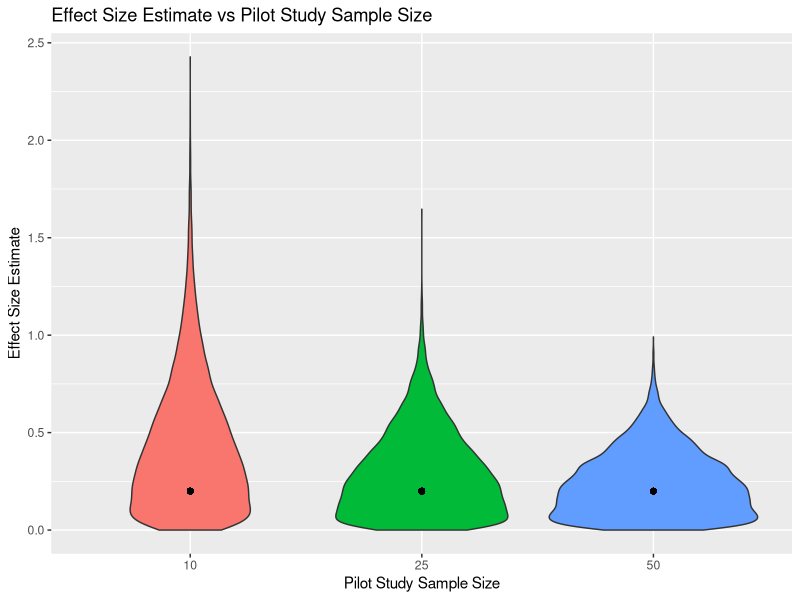
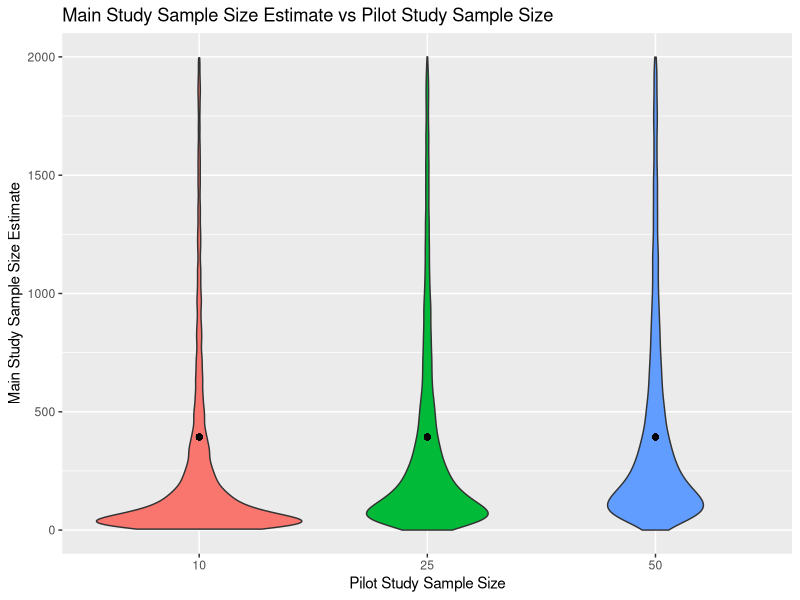

Here is the R script that generated these plots, in order: (Note: this script raises an error after producing the figures.)
## ---- chunk 1
### Section 2.1
library(tidyverse)
library(pwr)
set.seed(1)

## Generate the plots for effect size vs pilot study sample size and main study sample size and pilot study

# this is using 
ES <- 0.0099 # effect size, change to 0.1379 for large
f2 <- ES/(1-ES)
a = sqrt(f2)
muvec = c(-a, a)
K = 2 # number of groups
alpha = 0.05 # sig level
beta = 0.2 # power
R <- 10000 # replications
n = 10 # sample size
effs_10 <- rep(0, R) # effect sizes
ns_10 <- rep(0, R)# sample sizes
for(r in 1:R){
  pilot.data  <- rnorm(n = K*n, mean = rep(muvec,each=n), sd = rep(1,K*n))
  pilot.anova <- as.matrix(anova(aov(pilot.data ~ rep(as.factor(1:K),each=n))))
  SSb <- pilot.anova[1,2]
  SSt <- pilot.anova[1,2] + pilot.anova[2,2]
  eta2 <- SSb/SSt
  effs_10[r] <- 2*sqrt(eta2/(1-eta2))
  temp <- try(pwr.t.test(d = 2 * sqrt(eta2/(1-eta2)), sig.level = alpha, power = 1-beta)$n, silent = TRUE)
  if ('try-error' %in% class(temp)) ns_10[r] <- NA
  else ns_10[r] <- ceiling(temp)
}


n = 25
effs_25 <- rep(0, R) # effect sizes
ns_25 <- rep(0, R)# sample sizes
for(r in 1:R){
  pilot.data  <- rnorm(n = K*n, mean = rep(muvec,each=n), sd = rep(1,K*n))
  pilot.anova <- as.matrix(anova(aov(pilot.data ~ rep(as.factor(1:K),each=n))))
  SSb <- pilot.anova[1,2]
  SSt <- pilot.anova[1,2] + pilot.anova[2,2]
  eta2 <- SSb/SSt
  effs_25[r] <- 2*sqrt(eta2/(1-eta2))
  temp <- try(pwr.t.test(d = 2 * sqrt(eta2/(1-eta2)), sig.level = alpha, power = 1-beta)$n, silent = TRUE)
  if ('try-error' %in% class(temp)) ns_10[r] <- NA
  else ns_25[r] <- ceiling(temp)
}

n = 50
effs_50 <- rep(0, R) # effect sizes
ns_50 <- rep(0, R)# sample sizes
for(r in 1:R){
  pilot.data  <- rnorm(n = K*n, mean = rep(muvec,each=n), sd = rep(1,K*n))
  pilot.anova <- as.matrix(anova(aov(pilot.data ~ rep(as.factor(1:K),each=n))))
  SSb <- pilot.anova[1,2]
  SSt <- pilot.anova[1,2] + pilot.anova[2,2]
  eta2 <- SSb/SSt
  effs_50[r] <- 2*sqrt(eta2/(1-eta2))
  temp <- try(pwr.t.test(d = 2 * sqrt(eta2/(1-eta2)), sig.level = alpha, power = 1-beta)$n, silent = TRUE)
  if ('try-error' %in% class(temp)) ns_10[r] <- NA
  else ns_50[r] <- ceiling(temp)
}

effs <- data.frame(cbind(effs_10, effs_25, effs_50))
effs %>% pivot_longer(1:3) %>% ggplot(aes(x = name, y = value, fill = name)) + geom_violin() + xlab("Pilot Study Sample Size") + 
  ylab("Effect Size Estimate") + ggtitle("Effect Size Estimate vs Pilot Study Sample Size") + scale_x_discrete(labels = c("10", "25", "50")) + 
  geom_point(aes(x = 1, y = 0.2)) + geom_point(aes(x = 2, y = 0.2)) + geom_point(aes(x = 3, y = 0.2)) + 
  theme(legend.position = "none")

ns <- data.frame(cbind(ns_10, ns_25, ns_50))
n_needed <- pwr.t.test(d=0.2, sig.level=0.05, power=0.8)$n
ns %>% pivot_longer(1:3) %>% filter(value <= 2000) %>% 
  ggplot(aes(x = name, y = value, fill = name)) + geom_violin() + xlab("Pilot Study Sample Size") + 
  ylab("Main Study Sample Size Estimate") + ggtitle("Main Study Sample Size Estimate vs Pilot Study Sample Size") + scale_x_discrete(labels = c("10", "25", "50")) + 
  geom_point(aes(x = 1, y = n_needed)) + geom_point(aes(x = 2, y = n_needed)) + geom_point(aes(x = 3, y = n_needed)) + 
  theme(legend.position = "none")


## ---- chunk 2
### Section 2.2
library(tidyverse)
library(pwr)
set.seed(1)

#log normal section 2
d <- 0.2
muvec <- c(0, d)

pooled_variance <- function(data){
  n <- nrow(data) / 2
  ((n-1) * var(data$effect[data$condition==1]) + (n-1) * var(data$effect[data$condition==2])) / (2*n - 2)
}
cRoot <- function(x) exp(1/3 * log(x))

# skewness 1
const = -1 + 1/3*cRoot(81/2-27*sqrt(5)/2) + cRoot(1/2*(3+sqrt(5))) 
# skewness 0.5
#const = (-2 + cRoot(9-sqrt(17)) + cRoot(9+sqrt(17)))/2

const_mean = sqrt(1/(const-1))
const_var = 1

mu_param = log(const_mean^2/sqrt(const_mean^2+const_var))
sd_param = sqrt(log(1+const_var/const_mean^2))

R <- 10000 # replications
n = 10 # sample size
ns_10 <- rep(0, R)# sample sizes
effs_10 <- rep(0, R)
for(r in 1:R){
  test  <- data.frame("condition" = rep(as.factor(1:2), each=n), 
                          "effect" = vec_interleave(rlnorm(n, mu_param, sd_param),
                                       rlnorm(n, mu_param, sd_param) + d))
  pilot.anova <- as.matrix(anova(aov(effect ~ condition, data=test)))
  SSb <- pilot.anova[1,2]
  SSt <- pilot.anova[1,2] + pilot.anova[2,2]
  eta2 <- SSb/SSt
  effest <- 2*sqrt(eta2/(1-eta2))
  effs_10[r] <- effest
  ns_10[r] <- 2*(qlnorm(0.975, mu_param,sd_param) + qlnorm(0.8, mu_param, sd_param))^2 * pooled_variance(test)/ effest^2
}

n = 25
ns_25 <- rep(0, R)# sample sizes
effs_25 <- rep(0, R)
for(r in 1:R){
  test  <- data.frame("condition" = rep(as.factor(1:2), each=n), 
                          "effect" = vec_interleave(rlnorm(n, mu_param, sd_param),
                                       rlnorm(n, mu_param, sd_param) + d))
  pilot.anova <- as.matrix(anova(aov(effect ~ condition, data=test)))
  SSb <- pilot.anova[1,2]
  SSt <- pilot.anova[1,2] + pilot.anova[2,2]
  eta2 <- SSb/SSt
  effest <- 2*sqrt(eta2/(1-eta2))
  effs_25[r] <- effest
  ns_25[r] <- 2*(qlnorm(0.975, mu_param,sd_param) + qlnorm(0.8, mu_param, sd_param))^2 * pooled_variance(test)/ effest^2
}

n = 50
ns_50 <- rep(0, R)# sample sizes
effs_50 <- rep(0, R)
for(r in 1:R){
  test  <- data.frame("condition" = rep(as.factor(1:2), each=n), 
                          "effect" = vec_interleave(rlnorm(n, mu_param, sd_param),
                                       rlnorm(n, mu_param, sd_param) + d))
  pilot.anova <- as.matrix(anova(aov(effect ~ condition, data=test)))
  SSb <- pilot.anova[1,2]
  SSt <- pilot.anova[1,2] + pilot.anova[2,2]
  eta2 <- SSb/SSt
  effest <- 2*sqrt(eta2/(1-eta2))
  effs_50[r] <- effest
  ns_50[r] <- 2*(qlnorm(0.975, mu_param,sd_param) + qlnorm(0.8, mu_param, sd_param))^2 * pooled_variance(test)/ effest^2
}

effs <- data.frame(cbind(effs_10, effs_25, effs_50))
effs %>% pivot_longer(1:3)  %>% 
  ggplot(aes(x = name, y = value, fill = name)) + geom_violin() + xlab("Pilot Study Sample Size") + 
  ylab("Effect Size Estimate") + ggtitle("Effect Size Estimate vs Pilot Study Sample Size") + scale_x_discrete(labels = c("10", "25", "50")) + 
  geom_point(aes(x = 1, y = d)) + geom_point(aes(x = 2, y = d)) + geom_point(aes(x = 3, y = d)) + 
  theme(legend.position = "none")


ns <- data.frame(cbind(ns_10, ns_25, ns_50))
n_needed <- 2*(qlnorm(0.975, mu_param,sd_param) + qlnorm(0.8, mu_param, sd_param))^2 / d^2
ns %>% pivot_longer(1:3) %>% filter(value <= 10000) %>% 
  ggplot(aes(x = name, y = value, fill = name)) + geom_violin() + xlab("Pilot Study Sample Size") + 
  ylab("Main Study Sample Size Estimate") + ggtitle("Main Study Sample Size Estimate vs Pilot Study Sample Size") + scale_x_discrete(labels = c("10", "25", "50")) + 
  geom_point(aes(x = 1, y = n_needed)) + geom_point(aes(x = 2, y = n_needed)) + geom_point(aes(x = 3, y = n_needed)) + 
  theme(legend.position = "none")
## ---- chunk 3
### Section 3.1
set.seed(1)
# plotting COS
#ES = 0.0099 # small effect size
#ES = 0.0588 # medium effect size
ES = 0.1379 # large
f <- sqrt(ES/(1-ES)) # Cohen's f
muvec <- c(-f, f)
B <- 10 # number of bootstrap

n <- 500 # sample size per group
samps <- 10:n

pilot.data  <- data.frame("condition" = rep(as.factor(1:2), length.out= 2*n), 
                          "effect" = rnorm(n = 2*n, mean = rep(muvec, length.out=2*n), sd = 1))

# for a single sample
estimates <- sapply(3:n, function(x) {
  #pilot.anova <- as.matrix(anova(aov(effect ~ ., data=pilot.data[1:x,])))
  #SSb <- pilot.anova[1,2]
  #SSt <- pilot.anova[1,2] + pilot.anova[2,2]
  #SSb/SSt #Estimate of effect size (eta2)
  
  test = pilot.data[1:(2*x), ]
  mu1 = mean(test$effect[test$condition==1])
  mu2 = mean(test$effect[test$condition==2])
  var1 = var(test$effect[test$condition==1])
  var2 = var(test$effect[test$condition==2])
  (mu2 - mu1)/sqrt(((x-1)*var1 + (x-1)*var2)/(2*x-2))
})
plot(estimates, type="l", ylim=c(-0.2, 1.8), xlab="Sample Size", ylab=bquote(d), lwd=3)
abline(h = sqrt(f))
abline(h = c(sqrt(f)-0.1, sqrt(f)+0.1), lty = 2)

for(i in 1:B) {
  #draw the bootstrap sample
  bootstrap <- sample_n(pilot.data, 2 * n, replace=TRUE)
  estimates_bootstrap <- sapply(samps, function(x) {
    test = bootstrap[1:(2*x), ]
    mu1 = mean(test$effect[test$condition==1])
    mu2 = mean(test$effect[test$condition==2])
    var1 = var(test$effect[test$condition==1])
    var2 = var(test$effect[test$condition==2])
    (mu2 - mu1)/sqrt(((x-1)*var1 + (x-1)*var2)/(2*x-2))
  })
  points(10:n, estimates_bootstrap, type="l", col=rgb(0,0,0,0.5))
}


## tables
set.seed(1)
findPOS <- function(n, estimates, ES, width) {
	COS <- ES + c(-1, 1) * width
	breaks <- which(estimates < COS[1] | estimates > COS[2])
	if (is.infinite(max(breaks))) {
		n.stable <- min(n)	# no break: POS = minimal sample size
	} else {
			BREAK <- max(breaks)	# get first break (seen from the tail)
		if (is.na(BREAK)) {
			n.stable <- min(n)	# no break? POS = minimal sample size
		} else {
			n.stable <- n[BREAK]
		}
	}
	return(data.frame(POS=n.stable, w=width))
}


## just need to change d
set.seed(1)
d = 0.8 # small effect size, change for other effect sizes
muvec <- c(0, d)
B <- 10000 # number of bootstrap

n <- 1000 # sample size per group
samps <- 10:n

pilot.data  <- data.frame("condition" = rep(as.factor(1:2), length.out= 2*100000), 
                          "effect" = rnorm(n = 2*100000, mean = rep(muvec, length.out=2*100000), sd = 1))

POS <- sapply(1:B, function(y) {
  #draw the bootstrap sample
  bootstrap <- sample_n(pilot.data, 2 * n, replace=TRUE)
  estimates <- sapply(samps, function(x) {
    test = bootstrap[1:(2*x), ]
    mu1 = mean(test$effect[test$condition==1])
    mu2 = mean(test$effect[test$condition==2])
    var1 = var(test$effect[test$condition==1])
    var2 = var(test$effect[test$condition==2])
    (mu2 - mu1)/sqrt(((x-1)*var1 + (x-1)*var2)/(2*x-2))
  })
  c(findPOS(samps, estimates, d, 0.1)$POS,
    findPOS(samps, estimates, d, 0.15)$POS)
})
quantile(POS[1,],0.8)
quantile(POS[2,],0.8)
quantile(POS[1,],0.9)
quantile(POS[2,],0.9)
quantile(POS[1,],0.95)
quantile(POS[2,],0.95)
## ---- chunk 4
### Section 3.1.1
set.seed(1)
library(tidyverse)
library(vctrs)

findPOS <- function(n, estimates, ES, width) {
	COS <- ES + c(-1, 1) * width
	breaks <- which(estimates < COS[1] | estimates > COS[2])
	if (is.infinite(max(breaks))) {
		n.stable <- min(n)	# no break: POS = minimal sample size
	} else {
			BREAK <- max(breaks)	# get first break (seen from the tail)
		if (is.na(BREAK)) {
			n.stable <- min(n)	# no break? POS = minimal sample size
		} else {
			n.stable <- n[BREAK]
		}
	}
	return(data.frame(POS=n.stable, w=width))
}

# plotting COS
d <- 0.2 # change to 0.5, 0.8 for the other effect sizes
muvec <- c(0, d)
B <- 10000 # number of bootstrap

cRoot <- function(x) exp(1/3 * log(x))

## Constants for lognormal to generate skewness 1 and 0.5, rough math for this is in the mathForLognormal in the overleaf
# skewness 1
#const = -1 + 1/3*cRoot(81/2-27*sqrt(5)/2) + cRoot(1/2*(3+sqrt(5))) 
# skewness 0.5
const = (-2 + cRoot(9-sqrt(17)) + cRoot(9+sqrt(17)))/2

const_mean = sqrt(1/(const-1))
const_var = 1

mu_param = log(const_mean^2/sqrt(const_mean^2+const_var))
sd_param = sqrt(log(1+const_var/const_mean^2))


n <- 1000 # sample size per group
samps <- 10:n

pilot.data  <- data.frame("condition" = rep(as.factor(1:2), times= 1000000), 
                          "effect" = vec_interleave(rlnorm(1000000, mu_param, sd_param),
                                       rlnorm(1000000, mu_param, sd_param) + d))

POS <- sapply(1:B, function(y) {
  #draw the bootstrap sample
  bootstrap <- sample_n(pilot.data, 2 * n, replace=TRUE)
  estimates <- sapply(samps, function(x) {
    test = bootstrap[1:(2*x), ]
    mu1 = mean(test$effect[test$condition==1])
    mu2 = mean(test$effect[test$condition==2])
    var1 = var(test$effect[test$condition==1])
    var2 = var(test$effect[test$condition==2])
    (mu2 - mu1)/sqrt(((x-1)*var1 + (x-1)*var2)/(2*x-2))
  })
  c(findPOS(samps, estimates, d, 0.1)$POS,
    findPOS(samps, estimates, d, 0.15)$POS)
})
quantile(POS[1,],0.8)
quantile(POS[2,],0.8)
quantile(POS[1,],0.9)
quantile(POS[2,],0.9)
quantile(POS[1,],0.95)
quantile(POS[2,],0.95)
## ---- chunk 5
### Section 3.2.1
library(tidyverse)
set.seed(1)
#ES = 0.0099 # small effect size
#ES = 0.0588 # medium effect size
ES = 0.1379 # large
n <- 10 # sample size per group
l = 0.3 # length of credible interval

f <- sqrt(ES/(1-ES)) # Cohen's f
muvec <- c(-f, f)
B1 <- 5000 # number of bootstrap
B2 <- 1000

pooled_variance <- function(data){
  n <- nrow(data) / 2
  ((n-1) * var(data[,2][data[,1]==1]) + (n-1) * var(data[,2][data[,1]==2])) / (2*n - 2)
}

n_10 <- sapply(1:B2, function(y){
  pilot.data  <- data.frame("condition" = rep(as.factor(1:2), length.out= 2*n), 
                            "effect" = rnorm(n = 2*n, mean = rep(muvec, length.out=2*n), sd = 1))
  
  var_est = pooled_variance(pilot.data)
  var_ests <- sapply(1:B1, function(x){
    samp <- sample(1:(2*n), 2*n, TRUE)
    sample <- pilot.data[samp,]
    pooled_variance(sample)
  })
  var_var_est <- var(var_ests)
  
  v = var_est^2 / var_var_est
  beta = sqrt(v/var_var_est)
  
  A = v * l^2 / 4
  B = v * l^2 * n/ 4 - 2 * beta * qt(0.975, 2*v)
  C = n^2/4 * v * l^2 / 4 - beta * qt(0.975, 2*v) * n
  ceiling((-B + sqrt(B^2 - 4 * A* C))/(2*A))
})

n <- 25
n_25 <- sapply(1:B2, function(y){
  pilot.data  <- data.frame("condition" = rep(as.factor(1:2), length.out= 2*n), 
                            "effect" = rnorm(n = 2*n, mean = rep(muvec, length.out=2*n), sd = 1))
  
  var_est = pooled_variance(pilot.data)
  var_ests <- sapply(1:B1, function(x){
    samp <- sample(1:(2*n), 2*n, TRUE)
    sample <- pilot.data[samp,]
    pooled_variance(sample)
  })
  var_var_est <- var(var_ests)
  
  v = var_est^2 / var_var_est
  beta = sqrt(v/var_var_est)
  
  A = v * l^2 / 4
  B = v * l^2 * n/ 4 -2 * beta * qt(0.975, 2*v)
  C = n^2/4 * v * l^2 / 4 - beta * qt(0.975, 2*v) * n
   ceiling((-B + sqrt(B^2 - 4 * A* C))/(2*A))
})


n <- 50 
n_50 <- sapply(1:B2, function(y){
  pilot.data  <- data.frame("condition" = rep(as.factor(1:2), length.out= 2*n), 
                            "effect" = rnorm(n = 2*n, mean = rep(muvec, length.out=2*n), sd = 1))
  
  var_est = pooled_variance(pilot.data)
  var_ests <- sapply(1:B1, function(x){
    samp <- sample(1:(2*n), 2*n, TRUE)
    sample <- pilot.data[samp,]
    pooled_variance(sample)
  })
  var_var_est <- var(var_ests)
  
  v = var_est^2 / var_var_est
  beta = sqrt(v/var_var_est)
  
  A = v * l^2 / 4
  B = v * l^2 * n/ 4 -2 * beta * qt(0.975, 2*v)
  C = n^2/4 * v * l^2 / 4 - beta * qt(0.975, 2*v) * n
  ceiling((-B + sqrt(B^2 - 4 * A* C))/(2*A))
})

ns <- data.frame(cbind(n_10, n_25, n_50))
ns %>% pivot_longer(1:3)  %>% 
  ggplot(aes(x = name, y = value, fill = name)) + geom_violin() + xlab("Pilot Study Sample Size") + 
  ylab("Main Study Sample Size Estimate") + ggtitle("Main Study Sample Size Estimate vs Pilot StudySample Size (large effect)") + scale_x_discrete(labels = c("10", "25", "50")) +
  theme(legend.position = "none")
## ---- chunk 6
### Section 3.2.2
library(tidyverse)
set.seed(1)
#ES = 0.0099 # small effect size
#ES = 0.0588 # medium effect size
ES = 0.1379 # large
l = 0.3 # length of credible interval

f <- sqrt(ES/(1-ES)) # Cohen's f
muvec <- c(-f, f)
B1 <- 5000 # number of bootstrap
B2 <- 500

pooled_variance <- function(data){
  n <- nrow(data) / 2
  if(all(data$condition==1) || all(data$condition==2)) {
    return(var(data$effect))
  }
  if(is.na(var(data$effect[data$condition==1]))) {
    return(var(data$effect[data$condition==2]))
  }
  if(is.na(var(data$effect[data$condition==2]))) {
    return(var(data$effect[data$condition==1]))
  }
  return(((n-1) * var(data$effect[data$condition==1]) + (n-1) * var(data$effect[data$condition==2])) / (2*n - 2))
}

# function we need to minimize n over, function needs to return <= l
to_min <- function(beta, v, n, n0, alpha = 0.05) {
  2 * qt(1-alpha/2, 2*n + 2 * v) * sqrt(2 * beta * (2*n+2*n0)/((2*n+2*v)*(n+n0)*(n+n0))) * 
    gamma((2*n+2*v)/2)*gamma((2*v-1)/2)/ gamma(v) / gamma((2*n+2*v-1)/2)
}

bisect <- function(beta, v, n0, iter = 1000, tol=1e-7){
  a = 1
  b = 800
  while(is.infinite(to_min(beta, v, b, n0)) || is.nan(to_min(beta, v, b, n0))) b <- b - 1
  
  for(i in 1:iter){
    c <- (a+b)/2
    if(to_min(beta, v, b, n0) == l || ((b-a)/2) < tol) return(c)
    ifelse(sign(to_min(beta,v,c,n0)-l) == sign(to_min(beta,v,a,n0)-l), 
           a <- c, 
           b <- c)
  }
}

n <- 10 # sample size per group
n_10 <- sapply(1:B2, function(y){
  pilot.data  <- data.frame("condition" = rep(as.factor(1:2), length.out= 2*n), 
                            "effect" = rnorm(n = 2*n, mean = rep(muvec, length.out=2*n), sd = 1))
  
  var_est = pooled_variance(pilot.data)
  var_ests <- sapply(1:B1, function(x){
    samp <- sample(1:(2*n), 2*n, TRUE)
    sample <- pilot.data[samp,]
    pooled_variance(sample)
  })
  var_var_est <- var(var_ests)
  
  v = var_est^2 / var_var_est
  beta = sqrt(v/var_var_est)
  
  ceiling(bisect(beta, v, n))
})

n <- 25 # sample size per group
n_25 <- sapply(1:B2, function(y){
  pilot.data  <- data.frame("condition" = rep(as.factor(1:2), length.out= 2*n), 
                            "effect" = rnorm(n = 2*n, mean = rep(muvec, length.out=2*n), sd = 1))
  
  var_est = pooled_variance(pilot.data)
  var_ests <- sapply(1:B1, function(x){
    samp <- sample(1:(2*n), 2*n, TRUE)
    sample <- pilot.data[samp,]
    pooled_variance(sample)
  })
  var_var_est <- var(var_ests)
  
  v = var_est^2 / var_var_est
  beta = sqrt(v/var_var_est)
  
  ceiling(bisect(beta, v, n))
})

n <- 50 # sample size per group
n_50 <- sapply(1:B2, function(y){
  pilot.data  <- data.frame("condition" = rep(as.factor(1:2), length.out= 2*n), 
                            "effect" = rnorm(n = 2*n, mean = rep(muvec, length.out=2*n), sd = 1))
  
  var_est = pooled_variance(pilot.data)
  var_ests <- sapply(1:B1, function(x){
    samp <- sample(1:(2*n), 2*n, TRUE)
    sample <- pilot.data[samp,]
    pooled_variance(sample)
  })
  var_var_est <- var(var_ests)
  
  v = var_est^2 / var_var_est
  beta = sqrt(v/var_var_est)
  
  ceiling(bisect(beta, v, n))
})

ns <- data.frame(cbind(n_10, n_25, n_50))
ns %>% pivot_longer(1:3)  %>% 
  ggplot(aes(x = name, y = value, fill = name)) + geom_violin() + xlab("Sample Size") + 
  ylab("Sample Size Estimate") + ggtitle("Sample Size Estimate vs Pilot Sample Size (small effect)") + scale_x_discrete(labels = c("10", "25", "50")) +
  theme(legend.position = "none")
## ---- chunk 7
### Section 3.2.3
#log normal ACC
library(tidyverse)
library(vctrs)

d <- 0.8
l = 0.3
B1 <- 5000 # number of bootstrap
B2 <- 500

#skewness 1
const = -1 + 1/3*cRoot(81/2-27*sqrt(5)/2) + cRoot(1/2*(3+sqrt(5))) 
# skewness 0.5
#const = (-2 + cRoot(9-sqrt(17)) + cRoot(9+sqrt(17)))/2

const_mean = sqrt(1/(const-1))
const_var = 1

mu_param = log(const_mean^2/sqrt(const_mean^2+const_var))
sd_param = sqrt(log(1+const_var/const_mean^2))


n <- 10 # sample size per group
n_10 <- sapply(1:B2, function(y){
  pilot.data  <- data.frame("condition" = rep(as.factor(1:2), each=n), 
                          "effect" = vec_interleave(rlnorm(n, mu_param, sd_param),
                                       rlnorm(n, mu_param, sd_param) + d))
  
  var_est = pooled_variance(pilot.data)
  var_ests <- sapply(1:B1, function(x){
    samp <- sample(1:(2*n), 2*n, TRUE)
    sample <- pilot.data[samp,]
    pooled_variance(sample)
  })
  var_var_est <- var(var_ests)
  
  v = var_est^2 / var_var_est
  beta = sqrt(v/var_var_est)
  
  # comparing bayesian average coverage criterion
  A = v * l^2 / 4
  B = v * l^2 * n/ 4 -2 * beta * qt(0.975, 2*v)
  C = n^2/4 * v * l^2 / 4 - beta * qt(0.975, 2*v) * n
  ceiling((-B + sqrt(B^2 - 4 * A* C))/(2*A))
})

n <- 25
n_25 <- sapply(1:B2, function(y){
  pilot.data  <-  data.frame("condition" = rep(as.factor(1:2), each=n), 
                          "effect" = vec_interleave(rlnorm(n, mu_param, sd_param),
                                       rlnorm(n, mu_param, sd_param) + d))
  
  var_est = pooled_variance(pilot.data)
  var_ests <- sapply(1:B1, function(x){
    samp <- sample(1:(2*n), 2*n, TRUE)
    sample <- pilot.data[samp,]
    pooled_variance(sample)
  })
  var_var_est <- var(var_ests)
  
  v = var_est^2 / var_var_est
  beta = sqrt(v/var_var_est)
  
  # comparing bayesian average coverage criterion
  A = v * l^2 / 4
  B = v * l^2 * n/ 4 -2 * beta * qt(0.975, 2*v)
  C = n^2/4 * v * l^2 / 4 - beta * qt(0.975, 2*v) * n
  ceiling((-B + sqrt(B^2 - 4 * A* C))/(2*A))
})

n <- 50 # sample size per group
n_50 <- sapply(1:B2, function(y){
  pilot.data  <- data.frame("condition" = rep(as.factor(1:2), each=n), 
                          "effect" = vec_interleave(rlnorm(n, mu_param, sd_param),
                                       rlnorm(n, mu_param, sd_param) + d))
  
  var_est = pooled_variance(pilot.data)
  var_ests <- sapply(1:B1, function(x){
    samp <- sample(1:(2*n), 2*n, TRUE)
    sample <- pilot.data[samp,]
    pooled_variance(sample)
  })
  var_var_est <- var(var_ests)
  
  v = var_est^2 / var_var_est
  beta = sqrt(v/var_var_est)
  
  # comparing bayesian average coverage criterion
  A = v * l^2 / 4
  B = v * l^2 * n/ 4 -2 * beta * qt(0.975, 2*v)
  C = n^2/4 * v * l^2 / 4 - beta * qt(0.975, 2*v) * n
  ceiling((-B + sqrt(B^2 - 4 * A* C))/(2*A))
})

ns <- data.frame(cbind(n_10, n_25, n_50))
ns %>% pivot_longer(1:3)  %>% 
  ggplot(aes(x = name, y = value, fill = name)) + geom_violin() + xlab("Sample Size") + 
  ylab("Sample Size Estimate") + ggtitle("Sample Size Estimate vs Pilot Sample Size (large effect)") + scale_x_discrete(labels = c("10", "25", "50")) +
  theme(legend.position = "none")

# log normal ALC
library(tidyverse)
library(vctrs)
cRoot <- function(x) exp(1/3 * log(x))
B1 <- 5000 # number of bootstrap
B2 <- 500
d <- 0.8
l <- 0.3
# skewness 1
const = -1 + 1/3*cRoot(81/2-27*sqrt(5)/2) + cRoot(1/2*(3+sqrt(5))) 
# skewness 0.5
#const = (-2 + cRoot(9-sqrt(17)) + cRoot(9+sqrt(17)))/2

const_mean = sqrt(1/(const-1))
const_var = 1

mu_param = log(const_mean^2/sqrt(const_mean^2+const_var))
sd_param = sqrt(log(1+const_var/const_mean^2))

pooled_variance <- function(data){
  n <- nrow(data) / 2
  if(all(data$condition==1) || all(data$condition==2)) {
    return(var(data$effect))
  }
  if(is.na(var(data$effect[data$condition==1]))) {
    return(var(data$effect[data$condition==2]))
  }
  if(is.na(var(data$effect[data$condition==2]))) {
    return(var(data$effect[data$condition==1]))
  }
  return(((n-1) * var(data$effect[data$condition==1]) + (n-1) * var(data$effect[data$condition==2])) / (2*n - 2))
}

# function we need to minimize n over, function needs to return <= l
to_min <- function(beta, v, n, n0, alpha = 0.05) {
  2 * qt(1-alpha/2, 2*n + 2 * v) * sqrt(2 * beta * (2*n+2*n0)/((2*n+2*v)*(n+n0)*(n+n0))) * 
    gamma((2*n+2*v)/2)*gamma((2*v-1)/2)/ gamma(v) / gamma((2*n+2*v-1)/2)
}


bisect <- function(beta, v, n0, iter = 1000, tol=1e-7){
  a = 1
  b = 800
  while(is.infinite(to_min(beta, v, b, n0)) || is.nan(to_min(beta, v, b, n0))) b <- b - 1
  
  for(i in 1:iter){
    c <- (a+b)/2
    if(to_min(beta, v, b, n0) == l || ((b-a)/2) < tol) return(c)
    ifelse(sign(to_min(beta,v,c,n0)-l) == sign(to_min(beta,v,a,n0)-l), 
           a <- c, 
           b <- c)
  }
}

n <- 10 # sample size per group
n_10 <- sapply(1:B2, function(y){
  pilot.data  <- data.frame("condition" = rep(as.factor(1:2), each=n), 
                          "effect" = vec_interleave(rlnorm(n, mu_param, sd_param),
                                       rlnorm(n, mu_param, sd_param) + d))
  
  var_est = pooled_variance(pilot.data)
  var_ests <- sapply(1:B1, function(x){
    samp <- sample(1:(2*n), 2*n, TRUE)
    sample <- pilot.data[samp,]
    pooled_variance(sample)
  })
  var_var_est <- var(var_ests)
  
  v = var_est^2 / var_var_est
  beta = sqrt(v/var_var_est)
  
  ceiling(bisect(beta, v, n))
})

n <- 25 # sample size per group
n_25 <- sapply(1:B2, function(y){
  pilot.data  <- data.frame("condition" = rep(as.factor(1:2), each=n), 
                          "effect" = vec_interleave(rlnorm(n, mu_param, sd_param),
                                       rlnorm(n, mu_param, sd_param) + d))
  
  var_est = pooled_variance(pilot.data)
  var_ests <- sapply(1:B1, function(x){
    samp <- sample(1:(2*n), 2*n, TRUE)
    sample <- pilot.data[samp,]
    pooled_variance(sample)
  })
  var_var_est <- var(var_ests)
  
  v = var_est^2 / var_var_est
  beta = sqrt(v/var_var_est)
  
  ceiling(bisect(beta, v, n))
})

n <- 50 # sample size per group
n_50 <- sapply(1:B2, function(y){
  pilot.data  <- data.frame("condition" = rep(as.factor(1:2), each=n), 
                          "effect" = vec_interleave(rlnorm(n, mu_param, sd_param),
                                       rlnorm(n, mu_param, sd_param) + d))
  
  var_est = pooled_variance(pilot.data)
  var_ests <- sapply(1:B1, function(x){
    samp <- sample(1:(2*n), 2*n, TRUE)
    sample <- pilot.data[samp,]
    pooled_variance(sample)
  })
  var_var_est <- var(var_ests)
  
  v = var_est^2 / var_var_est
  beta = sqrt(v/var_var_est)
  
  ceiling(bisect(beta, v, n))
})

ns <- data.frame(cbind(n_10, n_25, n_50))
ns %>% pivot_longer(1:3)  %>% 
  ggplot(aes(x = name, y = value, fill = name)) + geom_violin() + xlab("Sample Size") + 
  ylab("Sample Size Estimate") + ggtitle("Sample Size Estimate vs Pilot Sample Size (small effect)") + scale_x_discrete(labels = c("10", "25", "50")) +
  theme(legend.position = "none")
